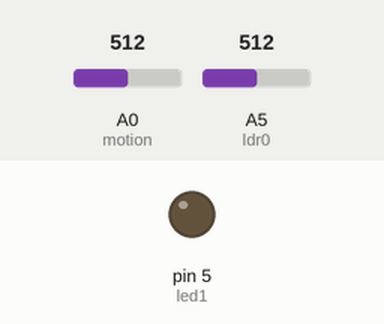
Bench run of a sketch on a simulated Arduino Uno, built with avr-gcc and run on an emulated ATmega328P. Shown: output pins drawn as LEDs (lit = HIGH). Inputs (shaded band) come from the test bench; at power-on: A5 (ldr0) = 512, A0 (motion) = 512.

Above: at 1.2 s.
1.3 s: A5 (ldr0) set to 3
2.8 s: A5 (ldr0) set to 0
At 3.31 s:
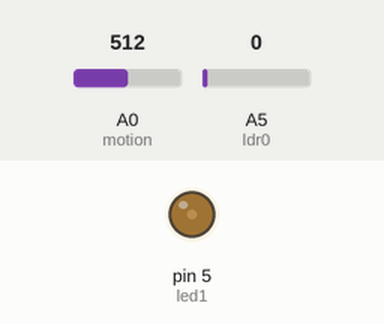
At 6.7 s:
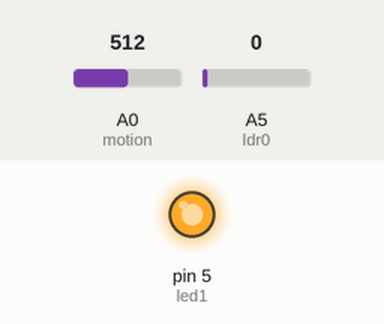
Timing chart, 0 to 11.8 s (numbered marks = the images above; inputs shaded):
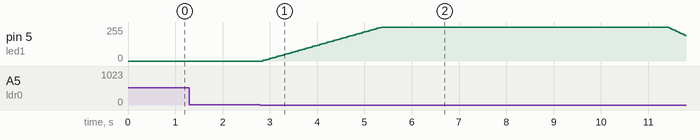

The sketch:

main.ino
```cpp
/*
  FNW Solutions
  Florian Waldmann
  18.04.2015

  Angellight Rev 1.0
  ATmega328p

  # Nachtlicht mit IR-Sensor und Dämmerungssensor
  gewidmet meiner Frau Nicole
 */


int led1 = 5;      // Dunkel() Optokoppler zündet LED-Strip; PWM-Fähig!
int ldr0 = 5;      // Analog-Input für LDR Abfrage
int motion = 0;    // Bewegugnsmelder Pin 3

int del = 15;
int pause = 50;


void setup() {

  pinMode(led1, OUTPUT);
  pinMode(ldr0, INPUT);
  pinMode(motion, INPUT);
}


void dunkel() {

    for(int fadeValue = 0 ; fadeValue <= 255; fadeValue +=5)
      {
      analogWrite(led1, fadeValue);
      delay(50);
      }

    delay(6000);

    for(int fadeValue = 255 ; fadeValue >= 0; fadeValue -=5)
      {
      analogWrite(led1, fadeValue);
      delay(30);
      }
}


void ldrcheckup() {

  if ( analogRead(motion) >= 100 )    // während der Bewegungsmelder durchschaltet..
    {
      if ( analogRead(ldr0) <= 1 )      // wird geprüft ob der Dämmerungsschalter zündet
        {
        dunkel();                         // Optokoppler kommt!
        }
    }
}


void loop()
{
ldrcheckup();
}
```

Measured:
- the behaviour switches between 2 and 1 on A5 (ldr0) (found by bisection; images 0 and 1)
- after the input at 1.3 s, every drawn part: stays the same
- after the input at 2.8 s, pin 5 (led1): rises from 0/255 to 255/255 in 2.5 s, then falls to 190/255 in 6.4 s
